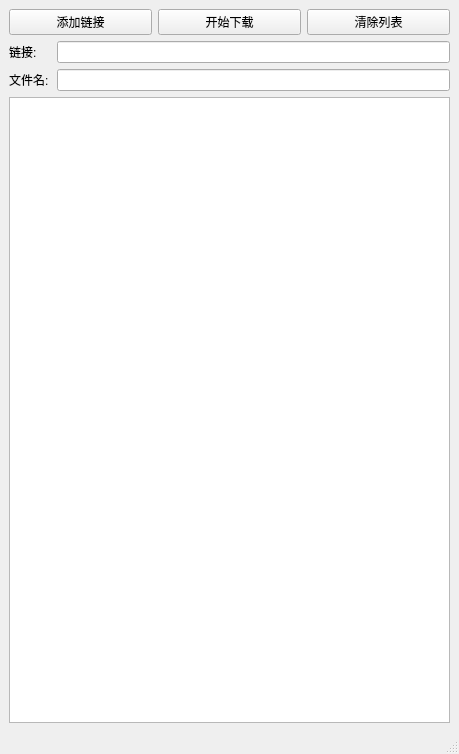
<?xml version="1.0" encoding="UTF-8"?>
<ui version="4.0">
 <class>MainWindow</class>
 <widget class="QMainWindow" name="MainWindow">
  <property name="geometry">
   <rect>
    <x>0</x>
    <y>0</y>
    <width>459</width>
    <height>754</height>
   </rect>
  </property>
  <property name="windowTitle">
   <string>MainWindow</string>
  </property>
  <widget class="QWidget" name="centralwidget">
   <layout class="QVBoxLayout" name="verticalLayout">
    <item>
     <layout class="QHBoxLayout" name="horizontalLayout">
      <item>
       <widget class="QPushButton" name="btnAdd">
        <property name="text">
         <string>添加链接</string>
        </property>
       </widget>
      </item>
      <item>
       <widget class="QPushButton" name="btnStart">
        <property name="text">
         <string>开始下载</string>
        </property>
       </widget>
      </item>
      <item>
       <widget class="QPushButton" name="btnClear">
        <property name="text">
         <string>清除列表</string>
        </property>
       </widget>
      </item>
     </layout>
    </item>
    <item>
     <layout class="QHBoxLayout" name="horizontalLayout_2">
      <item>
       <widget class="QLabel" name="label">
        <property name="minimumSize">
         <size>
          <width>42</width>
          <height>0</height>
         </size>
        </property>
        <property name="maximumSize">
         <size>
          <width>42</width>
          <height>16777215</height>
         </size>
        </property>
        <property name="text">
         <string>链接:</string>
        </property>
       </widget>
      </item>
      <item>
       <widget class="QLineEdit" name="editLink"/>
      </item>
     </layout>
    </item>
    <item>
     <layout class="QHBoxLayout" name="horizontalLayout_3">
      <item>
       <widget class="QLabel" name="label_2">
        <property name="minimumSize">
         <size>
          <width>42</width>
          <height>0</height>
         </size>
        </property>
        <property name="maximumSize">
         <size>
          <width>42</width>
          <height>16777215</height>
         </size>
        </property>
        <property name="text">
         <string>文件名:</string>
        </property>
       </widget>
      </item>
      <item>
       <widget class="QLineEdit" name="editFileName"/>
      </item>
     </layout>
    </item>
    <item>
     <widget class="QListWidget" name="listWidget"/>
    </item>
   </layout>
  </widget>
  <widget class="QMenuBar" name="menubar">
   <property name="geometry">
    <rect>
     <x>0</x>
     <y>0</y>
     <width>459</width>
     <height>23</height>
    </rect>
   </property>
  </widget>
  <widget class="QStatusBar" name="statusbar"/>
 </widget>
 <resources/>
 <connections/>
</ui>
